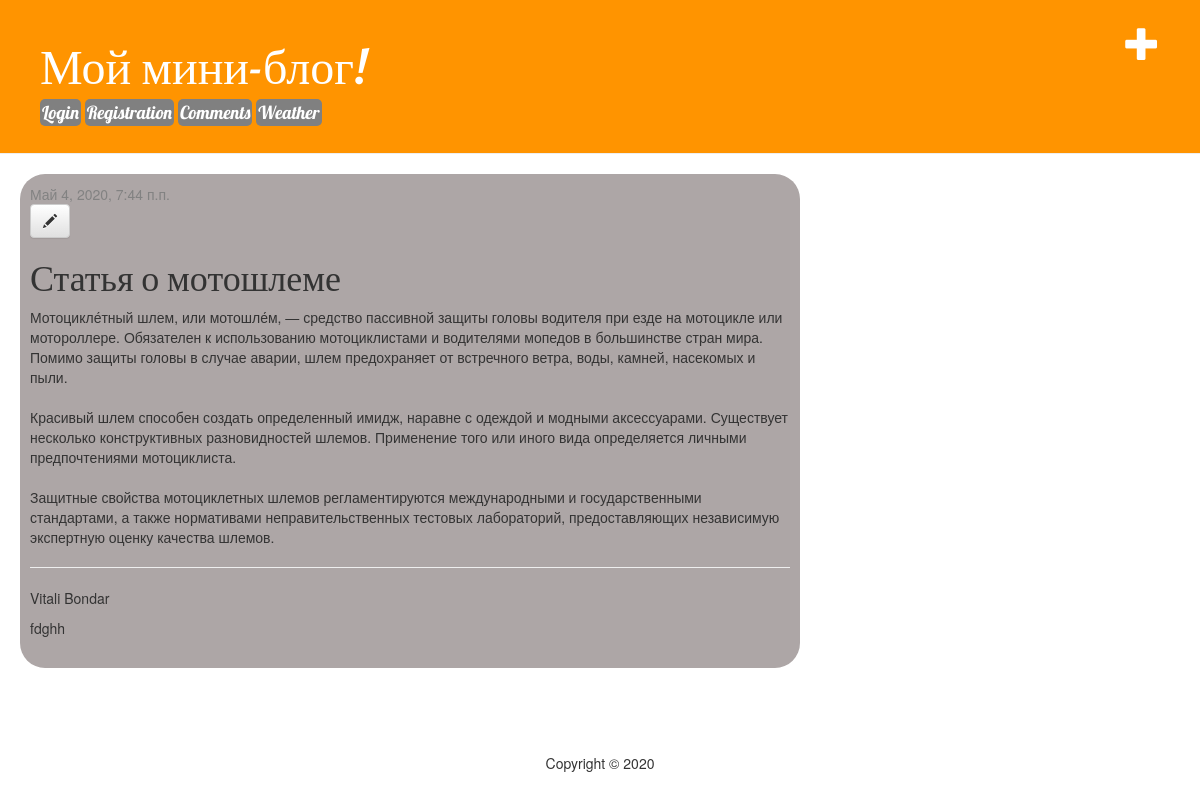
The app's page /post/1/ (signed in) with its own data.
### blog/models.py (models this page shows, shortened)
class Post(models.Model):
    author = models.ForeignKey(User, null=True, blank=True, on_delete=models.DO_NOTHING) #(settings.AUTH_USER_MODEL, on_delete=models.CASCADE)
    title = models.CharField(max_length=200)
    text = models.TextField()
    created_date = models.DateTimeField(default=timezone.now)
    published_date = models.DateTimeField(blank=True, null=True)

class Comment(models.Model):
    post = models.ForeignKey(Post,null= True, blank= True, on_delete=models.CASCADE, related_name='comments')
    author = models.ForeignKey(User, null=True, blank=True, on_delete=models.CASCADE)
    text = models.TextField()
    created_date = models.DateTimeField(default=timezone.now)

### blog/views.py (the view)
# urls.py: path('post/<int:pk>/', views.post_detail, name='post_detail'),
def post_detail(request,pk):
    post = get_object_or_404(Post, pk=pk)
    comments = Comment.objects.filter(post=post)
    return render(request, 'blog/post_detail.html', {'post':post, 'comments':comments})

### templates/blog/post_detail.html (shortened to what this page needs)
{% extends 'base.html' %}
{% block content %}
    <div class="post">
        {% if post.published_date %}
            <div class="date">
                {{ post.published_date }}
            </div>
        {% endif %}
        {% if user.is_authenticated %}
            <a class="btn btn-default" href="{% url 'post_edit' pk=post.pk %}"><span class="glyphicon glyphicon-pencil"></span></a>
        {% endif %}
        <h1>{{ post.title }}</h1>
        <p>{{ post.text|linebreaksbr }}</p>
        <hr>
        {% for comment in comments %}
            <p>{{ comment.author.first_name }}
            {{ comment.author.last_name }}</p>
            <p>{{ comment.text }}</p>
        {% endfor %}
    </div>
{% endblock %}

### blog/static/css/blog.css (style rules this page uses)
h1, h2, h3, h4 { font-family: 'Lobster', cursive; }
.date { color: #828282; }
.post { margin-bottom: 20px; }

### records on screen
Post: published_date "Май 4, 2020, 7:44 п.п.", title "Статья о мотошлеме", text "Мотоцикле́тный шлем, или мотошле́м, — средство пассивной защиты головы водителя при езде на мотоцикле или мотороллере. Обязателен к использованию мотоциклистами и водителями мопедов в большинстве стран мира. Помимо защиты головы в случае аварии, шлем предохраняет от встречного ветра, воды, камней, насекомых и пыли. Красивый шлем способен создать определенный имидж, наравне с одеждой и модными аксессуарами. Существует несколько конструктивных разновидностей шлемов. Применение того или иного вида определяется личными предпочтениями мотоциклиста. Защитные свойства мотоциклетных шлемов регламентируются международными и государственными стандартами, а также нормативами неправительственных…"
Comment: author.first_name "Vitali", author.last_name "Bondar", text "fdghh"
